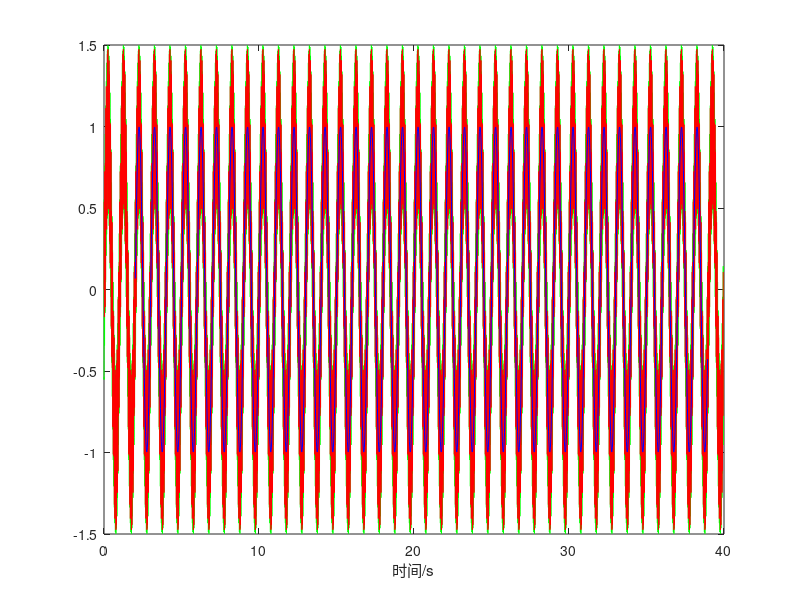
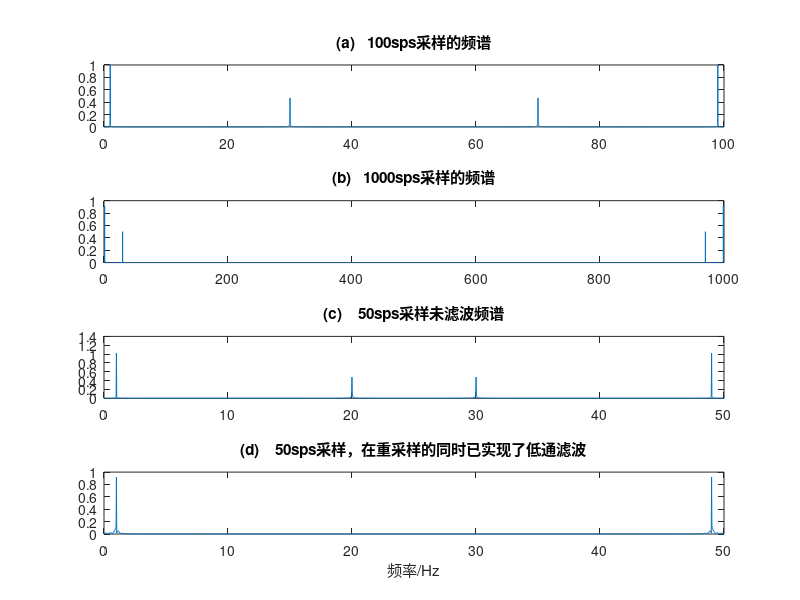
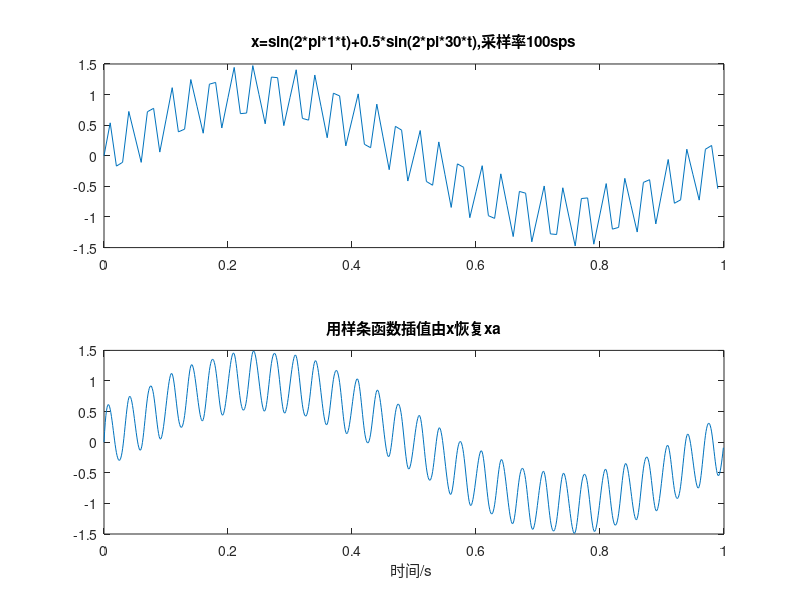

The MATLAB source for these figures, in order:
%%向下重采样
clear all
t0=0.01;                                        %原采样间隔
Fs0=1/t0;                                       %原始采样率
f0=Fs0/2;                                       %原截止频率=1/2采样率
t1=0.02;                                        %新采样间隔
Fs1=1/t1;                                       %新采样率
zeta=Fs1/(2*f0);                                %重采样的低通滤波器参数
ratio=t1/t0;                                    %新采样间隔/原采样间隔
N0=4096;                                        %原数据点数
N1=floor(N0*t0/t1);                             %新数据长度
n=0:N0-1;
t=n/Fs0;
n1=0:N1-1;
t1=n1/Fs1;
%--------------------------------------------------------------------------
%%
xn0=sin(2*pi*1*t)+0.5*sin(2*pi*30*t);           %采样间隔为0.01的1和30Hz混合信号
%???采样间隔为0.02的1和30Hz混合信号???
xn1=sin(2*pi*1*t1)+0.5*sin(2*pi*30*t1);
%???Nf是什么？是采样率???
Nf=100;
x = zeros(1,N1-floor(Nf/ratio)-1);              %初始化采样序列
for m=floor(Nf/ratio)+Nf+1:N1-floor(Nf/ratio)-1
    for n=floor(m*ratio)-Nf:1:floor(m*ratio)+Nf
        x(m)=x(m)+zeta*xn0(n)*sinc(zeta*(m*ratio-n));
    end
end

%--------------------------------------------------------------------------
%%
figure;
ty=0:0.001:4096*t0-Nf/Fs0;
z=sin(2*pi*1*(ty+Nf/Fs0-0.01))+0.5*sin(2*pi*30*(ty+Nf/Fs0-0.01));
%z=sin(2*pi*0.1*(ty+Nf/Fs0))
plot(ty,z,'g')
hold on
plot(t(1+1:N0-Nf),xn0(1+Nf:N0-1),'r');
hold on
% 重采样+低通滤波
%蓝线是向下重采样的结果.在重采样的同时已实现了低通滤波
%？？？乘以zeta的是什么波形？？？
%plot(tt1(floor(Nf/ratio)+Nf+1-Fs1+1:N1-floor(Nf/ratio)-1-Fs1+1),x(floor(Nf/ratio)+Nf+1:N1-floor(Nf/ratio)-1)*zeta,'b');
%hold on
plot(t1(floor(Nf/ratio)+Nf+1-Fs1+1:N1-floor(Nf/ratio)-1-Fs1+1),x(floor(Nf/ratio)+Nf+1:N1-floor(Nf/ratio)-1),'b');
xlabel('时间/s')
%--------------------------------------------------------------------------
%%
xn0fft=abs(fft(xn0,N0));
n=0:1:(N0-1);
f=n*Fs0/N0;
figure;
subplot(4,1,1);
plot(f,xn0fft*2/N0);
title('(a)   100sps采样的频谱')
zfft=abs(fft(z,32768));
n=0:1:(32768-1);
fz=n/(32768*0.001);
subplot(4,1,2);
plot(fz,2*zfft/32768);title('(b)   1000sps采样的频谱');

Nx=length(x);
subplot(4,1,3);
xn1fft=abs(fft(xn1));
fxn1=n1*Fs1/N1;
plot(fxn1,xn1fft*2/Nx);
title('(c)    50sps采样未滤波频谱');

subplot(4,1,4)
xfft=abs(fft(x));  
n=0:1:Nx-1;
fx=n*Fs1/Nx;
plot(fx,2*xfft/Nx);
xlabel('频率/Hz');
title('(d)    50sps采样，在重采样的同时已实现了低通滤波');
%--------------------------------------------------------------------------
%%
figure;
%用样条函数（spline)模拟信号恢复
subplot(2,1,1)
plot(t(1:100),xn0(1:100));
title('x=sin(2*pi*1*t)+0.5*sin(2*pi*30*t),采样率100sps');
subplot(2,1,2)
ty1=0:0.001:4096*t0;
n=0:N0-1;t=n/Fs0;
nty1=length(ty1);
nxn0=length(xn0);
nnt0=length(n*t0);
xa=spline(n*t0,xn0,ty1);
plot(ty1(1:1000),xa(1:1000))
title('用样条函数插值由x恢复xa');
xlabel('时间/s ');
